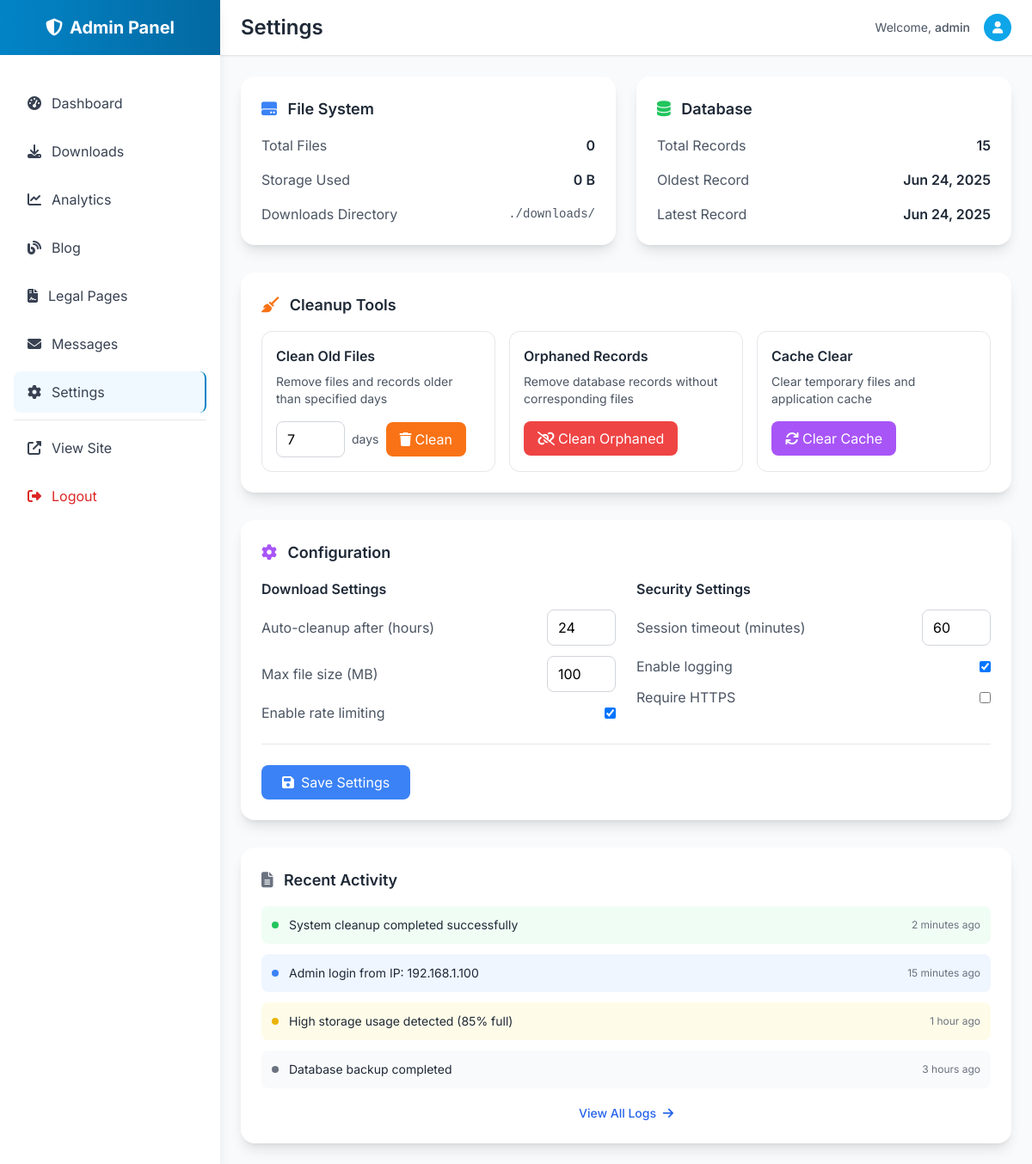
Screenshot of /admin/settings (signed in) with the database file from the repository.
### utils.py (models this page shows)
class DownloadHistory(db.Model):
    __tablename__ = 'download_history'
    id = Column(Integer, primary_key=True)
    url = Column(String(500), nullable=False)
    platform = Column(String(50), nullable=False)
    filename = Column(String(255), nullable=False)
    file_path = Column(String(500), nullable=False)
    file_size = Column(BigInteger)
    media_type = Column(String(50))
    created_at = Column(DateTime, default=datetime.utcnow)

### admin.py (the view, shortened to what this page needs)
@app.route('/admin/settings')
@admin_required
def admin_settings():
    downloads_dir = 'downloads'
    total_files = 0
    total_size = 0
    db_stats = {
        'total_records': DownloadHistory.query.count(),
        'oldest_record': DownloadHistory.query.order_by(DownloadHistory.created_at).first(),
        'newest_record': DownloadHistory.query.order_by(desc(DownloadHistory.created_at)).first()
    }
    return render_template('admin/settings.html',
        total_files=total_files,
        total_size=format_file_size(total_size),
        db_stats=db_stats,
        format_file_size=format_file_size
    )

### admin.py (called while the page is built)
def admin_required(f):
    @wraps(f)
    def decorated_function(*args, **kwargs):
        if not session.get('admin_logged_in'):
            return redirect(url_for('admin_login'))
        return f(*args, **kwargs)
    return decorated_function

### utils.py (called while the page is built, shortened)
def format_file_size(size_bytes):
    if size_bytes == 0:
        return "0 B"

### templates/admin/settings.html (shortened to what this page needs)
{% extends "admin/base.html" %}
{% block page_title %}Settings{% endblock %}
{% block content %}
<div class="grid grid-cols-1 lg:grid-cols-2 gap-6 mb-8">
    <div class="bg-white rounded-2xl shadow-lg p-6">
        <h3 class="text-lg font-semibold text-gray-800 mb-4">
            <i class="fas fa-hdd text-blue-500 mr-2"></i>
            File System
        </h3>
        <div class="space-y-4">
            <div class="flex items-center justify-between">
                <span class="text-gray-600">Total Files</span>
                <span class="font-semibold text-gray-800">{{ total_files }}</span>
            </div>
            <div class="flex items-center justify-between">
                <span class="text-gray-600">Storage Used</span>
                <span class="font-semibold text-gray-800">{{ total_size }}</span>
            </div>
            <div class="flex items-center justify-between">
                <span class="text-gray-600">Downloads Directory</span>
                <span class="font-mono text-sm text-gray-600">./downloads/</span>
            </div>
        </div>
    </div>
    <div class="bg-white rounded-2xl shadow-lg p-6">
        <h3 class="text-lg font-semibold text-gray-800 mb-4">
            <i class="fas fa-database text-green-500 mr-2"></i>
            Database
        </h3>
        <div class="space-y-4">
            <div class="flex items-center justify-between">
                <span class="text-gray-600">Total Records</span>
                <span class="font-semibold text-gray-800">{{ db_stats.total_records }}</span>
            </div>
            {% if db_stats.oldest_record %}
            <div class="flex items-center justify-between">
                <span class="text-gray-600">Oldest Record</span>
                <span class="font-semibold text-gray-800">{{ db_stats.oldest_record.created_at.strftime('%b %d, %Y') }}</span>
            </div>
            {% endif %}
            {% if db_stats.newest_record %}
            <div class="flex items-center justify-between">
                <span class="text-gray-600">Latest Record</span>
                <span class="font-semibold text-gray-800">{{ db_stats.newest_record.created_at.strftime('%b %d, %Y') }}</span>
            </div>
            {% endif %}
        </div>
    </div>
</div>
<div class="bg-white rounded-2xl shadow-lg p-6 mb-8">
    <h3 class="text-lg font-semibold text-gray-800 mb-4">
        <i class="fas fa-broom text-orange-500 mr-2"></i>
        Cleanup Tools
    </h3>
    <div class="grid grid-cols-1 md:grid-cols-3 gap-4">
        <div class="border border-gray-200 rounded-xl p-4">
            <h4 class="font-semibold text-gray-800 mb-2">Clean Old Files</h4>
            <p class="text-sm text-gray-600 mb-4">Remove files and records older than specified days</p>
            <div class="flex items-center space-x-2">
                <input type="number" id="cleanupDays" value="7" min="1" max="365"
                       class="w-20 px-3 py-2 border border-gray-300 rounded-lg focus:border-blue-500 focus:ring-2 focus:ring-blue-200">
                <span class="text-sm text-gray-600">days</span>
                <button onclick="performCleanup()"
                        class="bg-orange-500 text-white px-4 py-2 rounded-lg hover:bg-orange-600 transition-colors">
                    <i class="fas fa-trash mr-1"></i>Clean
                </button>
            </div>
        </div>
        <div class="border border-gray-200 rounded-xl p-4">
            <h4 class="font-semibold text-gray-800 mb-2">Orphaned Records</h4>
            <p class="text-sm text-gray-600 mb-4">Remove database records without corresponding files</p>
            <button onclick="cleanOrphaned()"
                    class="bg-red-500 text-white px-4 py-2 rounded-lg hover:bg-red-600 transition-colors">
                <i class="fas fa-unlink mr-1"></i>Clean Orphaned
            </button>
        </div>
        <div class="border border-gray-200 rounded-xl p-4">
            <h4 class="font-semibold text-gray-800 mb-2">Cache Clear</h4>
            <p class="text-sm text-gray-600 mb-4">Clear temporary files and application cache</p>
            <button onclick="clearCache()"
                    class="bg-purple-500 text-white px-4 py-2 rounded-lg hover:bg-purple-600 transition-colors">
                <i class="fas fa-sync mr-1"></i>Clear Cache
            </button>
        </div>
    </div>
</div>
<div class="bg-white rounded-2xl shadow-lg p-6 mb-8">
    <h3 class="text-lg font-semibold text-gray-800 mb-4">
        <i class="fas fa-cog text-purple-500 mr-2"></i>
        Configuration
    </h3>
    <div class="grid grid-cols-1 md:grid-cols-2 gap-6">
        <div>
            <h4 class="font-semibold text-gray-800 mb-3">Download Settings</h4>
            <div class="space-y-3">
                <div class="flex items-center justify-between">
                    <label class="text-gray-600">Auto-cleanup after (hours)</label>
                    <input type="number" value="24" min="1" max="168"
                           class="w-20 px-3 py-2 border border-gray-300 rounded-lg focus:border-blue-500 focus:ring-2 focus:ring-blue-200">
                </div>
                <div class="flex items-center justify-between">
                    <label class="text-gray-600">Max file size (MB)</label>
                    <input type="number" value="100" min="1" max="1000"
                           class="w-20 px-3 py-2 border border-gray-300 rounded-lg focus:border-blue-500 focus:ring-2 focus:ring-blue-200">
                </div>
                <div class="flex items-center justify-between">
                    <label class="text-gray-600">Enable rate limiting</label>
                    <input type="checkbox" checked class="rounded">
                </div>
            </div>
        </div>
        <div>
            <h4 class="font-semibold text-gray-800 mb-3">Security Settings</h4>
            <div class="space-y-3">
                <div class="flex items-center justify-between">
                    <label class="text-gray-600">Session timeout (minutes)</label>
                    <input type="number" value="60" min="5" max="480"
                           class="w-20 px-3 py-2 border border-gray-300 rounded-lg focus:border-blue-500 focus:ring-2 focus:ring-blue-200">
                </div>
                <div class="flex items-center justify-between">
                    <label class="text-gray-600">Enable logging</label>
                    <input type="checkbox" checked class="rounded">
                </div>
                <div class="flex items-center justify-between">
                    <label class="text-gray-600">Require HTTPS</label>
                    <input type="checkbox" class="rounded">
                </div>
            </div>
        </div>
    </div>
    <div class="mt-6 pt-6 border-t border-gray-200">
        <button class="bg-blue-500 text-white px-6 py-2 rounded-lg hover:bg-blue-600 transition-colors">
            <i class="fas fa-save mr-2"></i>Save Settings
        </button>
    </div>
</div>
<div class="bg-white rounded-2xl shadow-lg p-6">
    <h3 class="text-lg font-semibold text-gray-800 mb-4">
        <i class="fas fa-file-alt text-gray-500 mr-2"></i>
        Recent Activity
    </h3>
    <div class="space-y-3">
        <div class="flex items-center justify-between p-3 bg-green-50 rounded-lg">
            <div class="flex items-center space-x-3">
                <div class="w-2 h-2 bg-green-500 rounded-full"></div>
                <span class="text-sm text-gray-800">System cleanup completed successfully</span>
            </div>
            <span class="text-xs text-gray-500">2 minutes ago</span>
        </div>
        <div class="flex items-center justify-between p-3 bg-blue-50 rounded-lg">
            <div class="flex items-center space-x-3">
                <div class="w-2 h-2 bg-blue-500 rounded-full"></div>
                <span class="text-sm text-gray-800">Admin login from IP: 192.168.1.100</span>
            </div>
            <span class="text-xs text-gray-500">15 minutes ago</span>
        </div>
        <div class="flex items-center justify-between p-3 bg-yellow-50 rounded-lg">
            <div class="flex items-center space-x-3">
                <div class="w-2 h-2 bg-yellow-500 rounded-full"></div>
                <span class="text-sm text-gray-800">High storage usage detected (85% full)</span>
            </div>
            <span class="text-xs text-gray-500">1 hour ago</span>
        </div>
        <div class="flex items-center justify-between p-3 bg-gray-50 rounded-lg">
            <div class="flex items-center space-x-3">
                <div class="w-2 h-2 bg-gray-500 rounded-full"></div>
                <span class="text-sm text-gray-800">Database backup completed</span>
            </div>
            <span class="text-xs text-gray-500">3 hours ago</span>
        </div>
    </div>
    <div class="mt-4 text-center">
        <button class="text-blue-600 hover:text-blue-800 text-sm font-medium">
            View All Logs <i class="fas fa-arrow-right ml-1"></i>
        </button>
    </div>
</div>
{% endblock %}

### rows the page displays
DownloadHistory: oldest_record.created_at "Jun 24, 2025"
DownloadHistory: newest_record.created_at "Jun 24, 2025"

### other values shown
{{ session.admin_username }} "admin"
{{ total_files }} "0"
{{ total_size }} "0 B"
{{ db_stats.total_records }} "15"
